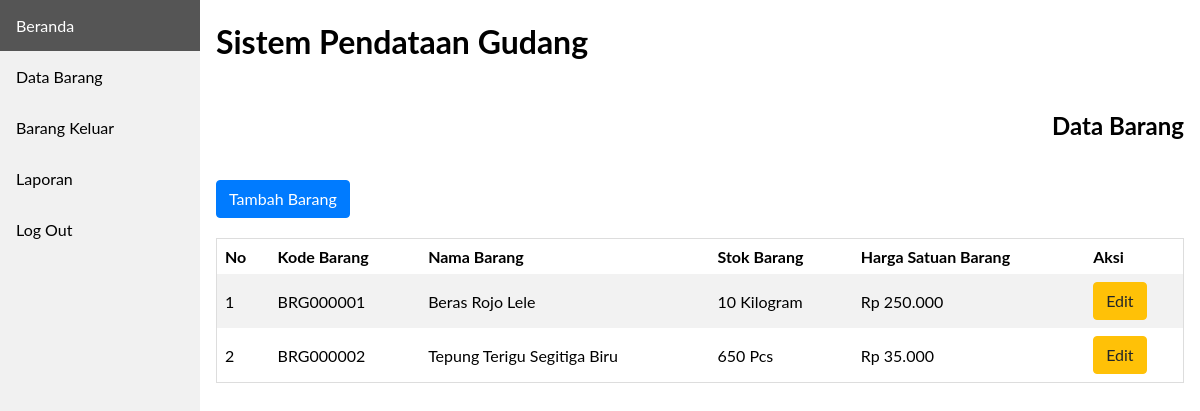
The page /frontend/data_barang/index.php on the database its author committed.
### tables this page shows
CREATE TABLE `barang` (
  `id_barang` int(11) NOT NULL,
  `kode_barang` varchar(100) NOT NULL,
  `nama_barang` varchar(100) NOT NULL,
  `stok_barang` int(20) NOT NULL,
  `satuan_stok_barang` varchar(100) NOT NULL,
  `harga_barang` int(20) NOT NULL
);

### frontend/data_barang/index.php (the view, shortened to what this page needs)
<!DOCTYPE html>
<html lang="en">
<head>
  <link rel="stylesheet" href="../../css/style.css">
</head>
<body>
  <?php
    include '../../database/koneksi.php';
    include '../layouts/sidebar.php';
  ?>
  <div class="content">
    <h1>Sistem Pendataan Gudang</h1>
    <h2 class="teks-rata-kanan margin-top-50">Data Barang</h2>
    <a href="../barang_masuk/form_tambah.php?page=databarang" class="btn btn-biru margin-20-0">
      Tambah Barang
    </a>
    <div class="kotak-table">
      <table class="table-responsive">
        <tr>
          <th>No</th>
          <th>Kode Barang</th>
          <th>Nama Barang</th>
          <th>Stok Barang</th>
          <th>Harga Satuan Barang</th>
          <th>Aksi</th>
        </tr>
        <?php
          $no        = 1;
          $sqlData   = "SELECT * FROM barang WHERE stok_barang != 0 ";
          $query     = mysqli_query($host, $sqlData);
          while ($data = mysqli_fetch_assoc($query) ) {
          ?>
          <tr>
            <td><?= $no++ ?></td>
            <td><?= $data['kode_barang'] ?></td>
            <td><?= $data['nama_barang'] ?></td>
            <td><?= $data['stok_barang'] . " " . $data['satuan_stok_barang'] ?></td>
            <td><?= "Rp " . number_format($data['harga_barang'],0,',','.')  ?></td>
            <td>
              <a href="edit.php?kode_barang=<?= $data['kode_barang'] ?>&page=databarang" class="btn btn-kuning">
                Edit
              </a>
            </td>
          </tr>
          <?php } ?>
      </table>
    </div>
  </div>
</body>
</html>

### css/style.css (style rules this page uses)
body { margin: 0; font-family: "Lato", sans-serif; }
div.content { margin-left: 200px; padding: 1px 16px; height: 1000px; }
.btn { text-decoration: none; display: inline-block; font-weight: 400; color: #212529; text-align: center; vertical-align: middle; cursor: pointer; -webkit-user-select: none; -moz-user-select: none; -ms-user-select: none; user-select: none; background-color: transparent; border: 1px solid transparent; padding: 0.375rem 0.75rem; font-size: 1rem; line-height: 1.5; border-radius: 0.25rem; transition: color 0.15s ease-in-out, background-color 0.15s ease-in-out, border-color 0.15s ease-in-out, box-shadow 0.15s ease-in-out; }
.btn-biru { color: #fff; background-color: #007bff; border-color: #007bff; }
.btn-kuning { color: #212529; background-color: #ffc107; border-color: #ffc107; }
.kotak-table { overflow-x:auto; }
.table-responsive { border-collapse: collapse; border-spacing: 0; width: 100%; border: 1px solid #ddd; }
.table-responsive th, td { text-align: left; padding: 8px; }
.table-responsive tr:nth-child(even) { background-color: #f2f2f2 }
.teks-rata-kanan { text-align: right !important; }
.margin-top-50 { margin-top: 50px !important; }
.margin-20-0 { margin: 20px 0 !important; }

### rows shown on the page
barang: kode_barang "BRG000001", nama_barang "Beras Rojo Lele", stok_barang "10", satuan_stok_barang "Kilogram", harga_barang "250.000"
barang: kode_barang "BRG000002", nama_barang "Tepung Terigu Segitiga Biru", stok_barang "650", satuan_stok_barang "Pcs", harga_barang "35.000"
